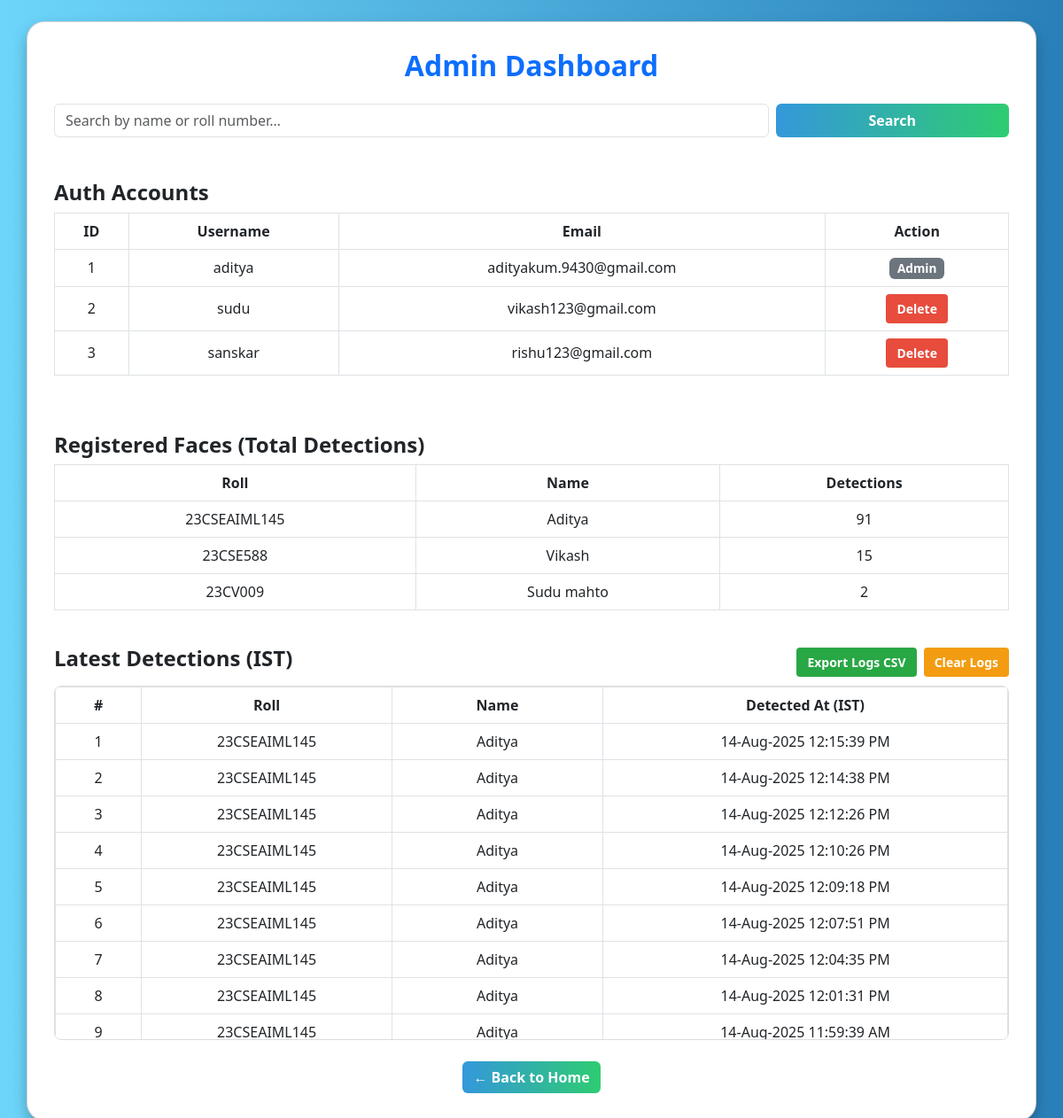
The page /admin (signed in) on the database its author committed.
### app.py (models this page shows, shortened)
class AuthUser(db.Model):
    id = db.Column(db.Integer, primary_key=True)
    username = db.Column(db.String(150), unique=True, nullable=False)
    email = db.Column(db.String(150), unique=True, nullable=False)
    pw_hash = db.Column(db.String(256), nullable=False)
    reset_token = db.Column(db.String(256))
    is_admin = db.Column(db.Boolean, default=False)

class FaceUser(db.Model):
    id = db.Column(db.Integer, primary_key=True)
    name = db.Column(db.String,  nullable=False)
    roll = db.Column(db.String,  unique=True, nullable=False)
    encoding = db.Column(db.LargeBinary, nullable=False)
    def detections(self):
        return DetectionLog.query.filter_by(face_user_id=self.id).count()

class DetectionLog(db.Model):
    id = db.Column(db.Integer, primary_key=True)
    face_user_id = db.Column(db.Integer, db.ForeignKey("face_user.id"))
    detected_at = db.Column(db.DateTime, default=datetime.utcnow)

### app.py (the view)
@app.route("/admin")
@admin_required
def admin():
    logs = (db.session.query(DetectionLog, FaceUser)
            .join(FaceUser, DetectionLog.face_user_id == FaceUser.id)
            .order_by(DetectionLog.detected_at.desc())
            .limit(500).all())
    return render_template(
        "Admin.html",
        users=AuthUser.query.all(),
        face_users=FaceUser.query.all(),
        logs=logs,
        searched=False
    )

### app.py (called while the page is built)
@app.template_filter("to_ist_str")
def to_ist_str(dt_utc):
    if not dt_utc:
        return ""
    dt_utc = dt_utc.replace(tzinfo=pytz.utc)
    return dt_utc.astimezone(IST).strftime("%d‑%b‑%Y %I:%M:%S %p")

def admin_required(f):
    @wraps(f)
    def wrapper(*a, **kw):
        return f(*a, **kw) if session.get("admin") else redirect(url_for("login"))
    return wrapper

### templates/Admin.html (shortened to what this page needs)
<!doctype html>
<html lang="en">
<head>
  <link href="https://cdn.jsdelivr.net/npm/bootstrap@5.3.0/dist/css/bootstrap.min.css" rel="stylesheet">
</head>
<body class="d-flex justify-content-center align-items-center p-4">
<div class="card container">
  <h2 class="text-center mb-4 text-primary">Admin Dashboard</h2>
  <form class="row g-2 mb-4" method="get" action="{{ url_for('search_user') }}">
    <div class="col-md-9">
      <input type="text" class="form-control" name="q"
             placeholder="Search by name or roll number…" value="{{ request.args.get('q','') }}"
             required>
    </div>
    <div class="col-md-3 d-grid">
      <button class="btn btn-primary">Search</button>
    </div>
  </form>
  <h4 class="text-dark mt-4">Auth Accounts</h4>
  <div class="table-responsive mb-4">
    <table class="table table-bordered table-hover text-center align-middle">
      <thead><tr><th>ID</th><th>Username</th><th>Email</th><th>Action</th></tr></thead>
      <tbody>
        {% for u in users %}
        <tr>
          <td>{{u.id}}</td><td>{{u.username}}</td><td>{{u.email}}</td>
          <td>
            {% if not u.is_admin %}
            <form method="post" action="{{url_for('delete_user',user_id=u.id)}}"
                  onsubmit="return confirm('Delete {{u.username}}?');">
              <button class="btn btn-danger btn-sm">Delete</button>
            </form>
            {% else %}<span class="badge bg-secondary">Admin</span>{% endif %}
          </td>
        </tr>{% endfor %}
      </tbody>
    </table>
  </div>
  <h4 class="text-dark mt-4">Registered Faces (Total Detections)</h4>
  <div class="table-responsive mb-4">
    <table class="table table-bordered table-hover text-center align-middle">
      <thead><tr><th>Roll</th><th>Name</th><th>Detections</th></tr></thead>
      <tbody>
        {% for f in face_users %}
        <tr><td>{{f.roll}}</td><td>{{f.name}}</td><td>{{f.detections()}}</td></tr>
        {% endfor %}
      </tbody>
    </table>
  </div>
  <div class="d-flex justify-content-between align-items-center mb-2">
    <h4 class="text-dark">Latest Detections&nbsp;(IST)</h4>
    <div class="d-flex gap-2">
      <form method="get" action="{{ url_for('export_logs') }}">
        <button class="btn btn-success btn-sm">Export&nbsp;Logs&nbsp;CSV</button>
      </form>
      <form method="post" action="{{ url_for('clear_logs') }}"
            onsubmit="return confirm('Clear ALL detection logs?');">
        <button class="btn btn-warning btn-sm">Clear&nbsp;Logs</button>
      </form>
    </div>
  </div>
  <div class="table-container mb-4">
    <table class="table table-bordered table-hover text-center align-middle mb-0">
      <thead><tr>
        <th>#</th><th>Roll</th><th>Name</th><th>Detected At (IST)</th>
      </tr></thead>
      <tbody>
        {% for log, person in logs %}
        <tr>
          <td>{{loop.index}}</td>
          <td>{{person.roll}}</td>
          <td>{{person.name}}</td>
          <td>{{log.detected_at | to_ist_str}}</td>
        </tr>
        {% endfor %}
      </tbody>
    </table>
  </div>
  <div class="text-center">
    <a href="{{url_for('index')}}" class="btn btn-primary">← Back to Home</a>
  </div>
</div>
</body>
</html>

### templates/Admin.html (style rules this page uses)
body { background:linear-gradient(to right,#6dd5fa,#2980b9);min-height:100vh;color:#333;font-family:'Segoe UI',sans-serif }
.card { background:#fff;border-radius:20px;padding:30px;box-shadow:0 8px 16px rgba(0,0,0,.25) }
h2,h4 { font-weight:700 }
.table thead { background:#003366;color:#fff }
.table tbody tr:nth-child(even) { background:#f3f9fd }
.btn-sm { padding:6px 12px;font-weight:600 }
.btn-danger { background:#e74c3c;border:none }
.btn-warning { background:#f39c12;border:none;color:#fff }
.btn-primary { background:linear-gradient(to right,#3498db,#2ecc71);border:none;font-weight:600 }
.btn-success { background:#28a745;border:none }
.badge.bg-secondary { background:#6c757d;font-size:.85em }
.table-container { max-height:400px;overflow-y:auto;border:1px solid #ddd;border-radius:8px }

### rows shown on the page
FaceUser: roll "23CSEAIML145", name "Aditya", detections "91"
FaceUser: roll "23CSE588", name "Vikash", detections "15"
FaceUser: roll "23CV009", name "Sudu mahto", detections "2"
DetectionLog: roll "23CSEAIML145", name "Aditya", detected_at|to_ist_str "14‑Aug‑2025 12:15:39 PM"
DetectionLog: roll "23CSEAIML145", name "Aditya", detected_at|to_ist_str "14‑Aug‑2025 12:14:38 PM"
DetectionLog: roll "23CSEAIML145", name "Aditya", detected_at|to_ist_str "14‑Aug‑2025 12:12:26 PM"
DetectionLog: roll "23CSEAIML145", name "Aditya", detected_at|to_ist_str "14‑Aug‑2025 12:10:26 PM"
DetectionLog: roll "23CSEAIML145", name "Aditya", detected_at|to_ist_str "14‑Aug‑2025 12:09:18 PM"
DetectionLog: roll "23CSEAIML145", name "Aditya", detected_at|to_ist_str "14‑Aug‑2025 12:07:51 PM"
DetectionLog: roll "23CSEAIML145", name "Aditya", detected_at|to_ist_str "14‑Aug‑2025 12:04:35 PM"
DetectionLog: roll "23CSEAIML145", name "Aditya", detected_at|to_ist_str "14‑Aug‑2025 12:01:31 PM"
DetectionLog: roll "23CSEAIML145", name "Aditya", detected_at|to_ist_str "14‑Aug‑2025 11:59:39 AM"

### other values the page prints
{{ u.id }} "1"
{{ u.username }} "aditya"
{{ u.email }} "adityakum.9430@gmail.com"
{{ u.id }} "2"
{{ u.username }} "sudu"
{{ u.email }} "vikash123@gmail.com"
{{ u.id }} "3"
{{ u.username }} "sanskar"
{{ u.email }} "rishu123@gmail.com"
